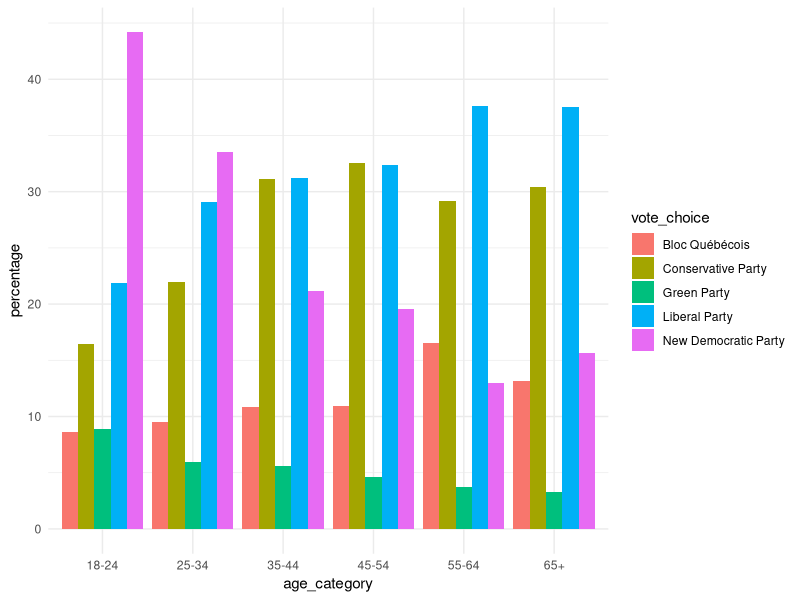

Write R code to recreate this figure.
################################################################################
####################### R Workshop --- Data Handling II ########################
################################################################################
#################### ~~~  Tutorial by Justine Béchard  ~~~ ##################### 
################################################################################

# Part 2: Missingness and Tidy Data Practices with Tidyverse
#_______________________________________________________________________________

# Installing the Dataset ####
setwd(dirname(rstudioapi::getSourceEditorContext()$path))
DC22 <- read.csv("../data/DC22_rworkshop_data.csv")

# Handling Missing Data ####
# NULL ####
# Represents the absence of value or an undefined object. 
# It will return NULL because "educaton" does not exist. 
DC22$educaton

# NA (Not available) ####
# It corresponds to missing or undefined data.
DC22[7,6]
  
# NaN (Not a number) ####
# A type of NA for undefined mathematical operations.
0/0

# Tidyverse ####
# Installing and activating tidyverse
install.packages("tidyverse")
library(tidyverse)

# The Pipe Operator %>% in dplyr ####
# A key feature when using dplyr. It turn nested code into sequential code. 
# This allows you to chain together multiple functions in a step-by-step process. 

# Let's imagine we want to know the average level of interest in politics
# among different age categories, but only for participants who voted 
# in the 2021 federal election. 

# Without the pipe operator:
summarize(group_by(filter(DC22, turnout_2021 == 1),age_category), 
          mean_interest_pol = mean(interest_pol, na.rm = TRUE))

# With the pipe operator:
# Each line in a piped sequence takes the most recent form of an object and apply 
# the next transformation to it.
DC22 %>% 
  filter(turnout_2021 == 1) %>%
  group_by(age_category) %>%
  summarize(
    mean_interest_pol = mean(interest_pol, na.rm = TRUE)
  )

# Tidy Data Practices ####
# select() ####
# Select subsets your data by choosing columns to keep/discard. 
select1 <- DC22 %>%
  select(age_category, education, vote_choice) # Subsetting by these variables.

# Display the result
# Print the structure of the new data frame
glimpse(select1)
# Print the first few rows 
head(select1)

# Also works with tidyselect functions. 
select2 <- DC22 %>%
  select(contains("vote")) 
glimpse(select2)

select3<- DC22 %>%
  select(starts_with("educ")) 
glimpse(select3)

# filter() ####
# Subset rows based on logical conditions. 
filter1 <- DC22 %>%
  filter(turnout_2021 == 1) 
glimpse(filter1)

filter2 <- DC22 %>% 
  filter(age_category == "18-24" & vote_choice == "Green Party")
glimpse(filter2)

filter3 <- DC22 %>%
  filter(leftright > 7)
glimpse(filter3)

# arrange() ####
# Can help you sort the data based on the values in a specific column
arrange1 <- DC22 %>%
  arrange(leftright) # Arrange data in ascending order.
glimpse(arrange1)

arrange2 <- DC22 %>%
  arrange(desc(leftright)) # Arrange data in descending order.
glimpse(arrange2)

# mutate() ####
# You can use it to transform existing columns or add new ones.  
DC22_acronym <- DC22 %>%
  mutate(
    party_acronym = case_when(
      vote_choice == "Liberal Party" ~ "LPC",
      vote_choice == "Conservative Party" ~ "CPC",
      vote_choice == "New Democratic Party" ~ "NDP",
      vote_choice == "Green Party" ~ "GP",
      vote_choice == "Bloc Québécois" ~ "BQ",
      vote_choice == "Another party" ~ "Other"
    )
  )
glimpse(DC22_acronym)

# group_by() ####
# Grouping data by one or many variables. 
# This allows us to perform operations within those groups. 
# group_by will produce different results, depending on mutate vs. summarize.
# You can group on multiple variables if you would like.

DC22 %>%
  group_by(age_category) %>%
  mutate(mean_interest = mean(interest_pol, na.rm = TRUE))

DC22 %>%
  group_by(age_category) %>%
  summarize(mean_interest = mean(interest_pol, na.rm = TRUE))

# summarize() ####
# Used to create new variables (usually after group_by) in new tibble altogether.
# It will only keep: 
# (1) the variables you group on and 
# (2) the new variables you create. 

DC22 %>%
  group_by(age_category) %>%
  summarize(mean = mean(interest_pol, na.rm = TRUE),
            max = max(interest_pol, na.rm = TRUE),
            min = min(interest_pol, na.rm = TRUE))


# Making a Plot with ggplot2####
DC22 %>%
  # Remove rows where vote_choice is NA or "Another party"
  filter(!is.na(vote_choice) & vote_choice != "Another party") %>% 
  # Group the data by age_category and vote_choice
  group_by(age_category, vote_choice) %>%
  # Counting the number of observations and calculating percentages
  summarise(count = n()) %>%
  mutate(percentage = count / sum(count) * 100) %>%
  # This is where the plot starts! 
  ggplot(aes(x = age_category, y = percentage, fill = vote_choice)) +
  geom_bar(stat = "identity", position = "dodge") +
  #scale_fill_manual(values = c( # Manually specify custom colors
  #  "Liberal Party" = "#cc2211",
  #  "Conservative Party" = "#0f0b8e",
  #  "New Democratic Party" = "#f79619",
  #  "Green Party" = "#0eca3c",
  #  "Bloc Québécois" = "#19c8f7"
  #)) +
  #labs(title = "Vote Choice Distribution by Age", # Add labels
  #     x = "Age Category",
  #     y = "Percentage (%)",
  #     fill = "Vote Choice") +
  theme_minimal() + # Apply a predefined theme
  theme( # Additional theming options
    #plot.title = element_text(size = 16, hjust = 0.5), # Center and change the size of the plot title
    #axis.text.x = element_text(color = "black", size = 12),  # Change x-axis text color and size
    #axis.text.y = element_text(color = "black", size = 12),   # Change y-axis text color and size
  ) 
